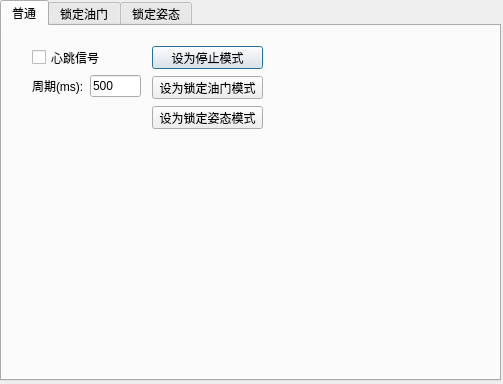
<?xml version="1.0" encoding="UTF-8"?>
<ui version="4.0">
 <class>DialogControl</class>
 <widget class="QDialog" name="DialogControl">
  <property name="geometry">
   <rect>
    <x>0</x>
    <y>0</y>
    <width>503</width>
    <height>384</height>
   </rect>
  </property>
  <property name="focusPolicy">
   <enum>Qt::WheelFocus</enum>
  </property>
  <property name="windowTitle">
   <string>控制</string>
  </property>
  <widget class="QTabWidget" name="tabWidget">
   <property name="geometry">
    <rect>
     <x>0</x>
     <y>0</y>
     <width>501</width>
     <height>381</height>
    </rect>
   </property>
   <property name="currentIndex">
    <number>0</number>
   </property>
   <widget class="QWidget" name="tab_5">
    <attribute name="title">
     <string>普通</string>
    </attribute>
    <widget class="QWidget" name="verticalLayoutWidget_2">
     <property name="geometry">
      <rect>
       <x>30</x>
       <y>20</y>
       <width>109</width>
       <height>51</height>
      </rect>
     </property>
     <layout class="QVBoxLayout" name="verticalLayout_2">
      <item>
       <widget class="QCheckBox" name="heartbeat_enable">
        <property name="text">
         <string>心跳信号</string>
        </property>
        <property name="checked">
         <bool>false</bool>
        </property>
       </widget>
      </item>
      <item>
       <layout class="QHBoxLayout" name="horizontalLayout_3">
        <item>
         <widget class="QLabel" name="label_3">
          <property name="text">
           <string>周期(ms):</string>
          </property>
         </widget>
        </item>
        <item>
         <widget class="QLineEdit" name="heartbeat_interval">
          <property name="text">
           <string>500</string>
          </property>
         </widget>
        </item>
       </layout>
      </item>
     </layout>
    </widget>
    <widget class="QPushButton" name="setMode_halt">
     <property name="geometry">
      <rect>
       <x>150</x>
       <y>20</y>
       <width>111</width>
       <height>23</height>
      </rect>
     </property>
     <property name="text">
      <string>设为停止模式</string>
     </property>
    </widget>
    <widget class="QPushButton" name="setMode_lockAttitude">
     <property name="geometry">
      <rect>
       <x>150</x>
       <y>80</y>
       <width>111</width>
       <height>23</height>
      </rect>
     </property>
     <property name="text">
      <string>设为锁定姿态模式</string>
     </property>
    </widget>
    <widget class="QPushButton" name="setMode_lockThrottle">
     <property name="geometry">
      <rect>
       <x>150</x>
       <y>50</y>
       <width>111</width>
       <height>23</height>
      </rect>
     </property>
     <property name="text">
      <string>设为锁定油门模式</string>
     </property>
    </widget>
   </widget>
   <widget class="QWidget" name="lockThrottle">
    <property name="enabled">
     <bool>false</bool>
    </property>
    <attribute name="title">
     <string>锁定油门</string>
    </attribute>
    <widget class="QGroupBox" name="groupBox_3">
     <property name="geometry">
      <rect>
       <x>20</x>
       <y>10</y>
       <width>201</width>
       <height>121</height>
      </rect>
     </property>
     <property name="title">
      <string>油门</string>
     </property>
     <widget class="QSlider" name="lockThrottle_slider0">
      <property name="geometry">
       <rect>
        <x>10</x>
        <y>20</y>
        <width>31</width>
        <height>81</height>
       </rect>
      </property>
      <property name="focusPolicy">
       <enum>Qt::WheelFocus</enum>
      </property>
      <property name="maximum">
       <number>100</number>
      </property>
      <property name="pageStep">
       <number>5</number>
      </property>
      <property name="orientation">
       <enum>Qt::Vertical</enum>
      </property>
     </widget>
     <widget class="QLabel" name="lockThrottle_text0">
      <property name="geometry">
       <rect>
        <x>10</x>
        <y>100</y>
        <width>31</width>
        <height>16</height>
       </rect>
      </property>
      <property name="text">
       <string>0</string>
      </property>
      <property name="textFormat">
       <enum>Qt::PlainText</enum>
      </property>
     </widget>
     <widget class="QSlider" name="lockThrottle_slider1">
      <property name="geometry">
       <rect>
        <x>60</x>
        <y>20</y>
        <width>31</width>
        <height>81</height>
       </rect>
      </property>
      <property name="focusPolicy">
       <enum>Qt::WheelFocus</enum>
      </property>
      <property name="maximum">
       <number>100</number>
      </property>
      <property name="pageStep">
       <number>5</number>
      </property>
      <property name="orientation">
       <enum>Qt::Vertical</enum>
      </property>
     </widget>
     <widget class="QLabel" name="lockThrottle_text1">
      <property name="geometry">
       <rect>
        <x>60</x>
        <y>100</y>
        <width>31</width>
        <height>16</height>
       </rect>
      </property>
      <property name="text">
       <string>0</string>
      </property>
      <property name="textFormat">
       <enum>Qt::PlainText</enum>
      </property>
     </widget>
     <widget class="QSlider" name="lockThrottle_slider2">
      <property name="geometry">
       <rect>
        <x>110</x>
        <y>20</y>
        <width>31</width>
        <height>81</height>
       </rect>
      </property>
      <property name="focusPolicy">
       <enum>Qt::WheelFocus</enum>
      </property>
      <property name="maximum">
       <number>100</number>
      </property>
      <property name="pageStep">
       <number>5</number>
      </property>
      <property name="orientation">
       <enum>Qt::Vertical</enum>
      </property>
     </widget>
     <widget class="QLabel" name="lockThrottle_text2">
      <property name="geometry">
       <rect>
        <x>110</x>
        <y>100</y>
        <width>31</width>
        <height>16</height>
       </rect>
      </property>
      <property name="text">
       <string>0</string>
      </property>
      <property name="textFormat">
       <enum>Qt::PlainText</enum>
      </property>
     </widget>
     <widget class="QSlider" name="lockThrottle_slider3">
      <property name="geometry">
       <rect>
        <x>160</x>
        <y>20</y>
        <width>31</width>
        <height>81</height>
       </rect>
      </property>
      <property name="focusPolicy">
       <enum>Qt::WheelFocus</enum>
      </property>
      <property name="maximum">
       <number>100</number>
      </property>
      <property name="pageStep">
       <number>5</number>
      </property>
      <property name="orientation">
       <enum>Qt::Vertical</enum>
      </property>
     </widget>
     <widget class="QLabel" name="lockThrottle_text3">
      <property name="geometry">
       <rect>
        <x>160</x>
        <y>100</y>
        <width>31</width>
        <height>16</height>
       </rect>
      </property>
      <property name="text">
       <string>0</string>
      </property>
      <property name="textFormat">
       <enum>Qt::PlainText</enum>
      </property>
     </widget>
    </widget>
    <widget class="QCheckBox" name="lockThrottle_same">
     <property name="geometry">
      <rect>
       <x>240</x>
       <y>20</y>
       <width>71</width>
       <height>16</height>
      </rect>
     </property>
     <property name="text">
      <string>统一</string>
     </property>
    </widget>
   </widget>
   <widget class="QWidget" name="lockAttitude">
    <property name="enabled">
     <bool>false</bool>
    </property>
    <attribute name="title">
     <string>锁定姿态</string>
    </attribute>
    <widget class="ControlLockAttitudeWidget" name="lockAttitude_widget" native="true">
     <property name="geometry">
      <rect>
       <x>0</x>
       <y>10</y>
       <width>301</width>
       <height>301</height>
      </rect>
     </property>
    </widget>
    <widget class="QGroupBox" name="groupBox">
     <property name="geometry">
      <rect>
       <x>310</x>
       <y>10</y>
       <width>51</width>
       <height>291</height>
      </rect>
     </property>
     <property name="title">
      <string>油门</string>
     </property>
     <widget class="QWidget" name="verticalLayoutWidget">
      <property name="geometry">
       <rect>
        <x>0</x>
        <y>20</y>
        <width>51</width>
        <height>271</height>
       </rect>
      </property>
      <layout class="QVBoxLayout" name="verticalLayout">
       <property name="leftMargin">
        <number>3</number>
       </property>
       <item>
        <widget class="QSlider" name="lockAttitude_throttleBase">
         <property name="minimumSize">
          <size>
           <width>45</width>
           <height>0</height>
          </size>
         </property>
         <property name="focusPolicy">
          <enum>Qt::WheelFocus</enum>
         </property>
         <property name="maximum">
          <number>100</number>
         </property>
         <property name="pageStep">
          <number>5</number>
         </property>
         <property name="orientation">
          <enum>Qt::Vertical</enum>
         </property>
        </widget>
       </item>
       <item>
        <widget class="QLabel" name="lockAttitude_throttleValue">
         <property name="text">
          <string>0</string>
         </property>
         <property name="textFormat">
          <enum>Qt::PlainText</enum>
         </property>
        </widget>
       </item>
      </layout>
     </widget>
    </widget>
    <widget class="QGroupBox" name="groupBox_2">
     <property name="geometry">
      <rect>
       <x>0</x>
       <y>313</y>
       <width>301</width>
       <height>41</height>
      </rect>
     </property>
     <property name="title">
      <string>灵敏度</string>
     </property>
     <widget class="QSlider" name="lockAttitude_hsSensitivity">
      <property name="geometry">
       <rect>
        <x>10</x>
        <y>15</y>
        <width>231</width>
        <height>21</height>
       </rect>
      </property>
      <property name="value">
       <number>49</number>
      </property>
      <property name="orientation">
       <enum>Qt::Horizontal</enum>
      </property>
     </widget>
     <widget class="QLabel" name="lockAttitude_lSensitivity">
      <property name="geometry">
       <rect>
        <x>250</x>
        <y>15</y>
        <width>41</width>
        <height>20</height>
       </rect>
      </property>
      <property name="toolTip">
       <string>弧度/像素</string>
      </property>
      <property name="text">
       <string>0.005</string>
      </property>
     </widget>
    </widget>
    <widget class="QPushButton" name="lockAttitude_btReset">
     <property name="geometry">
      <rect>
       <x>370</x>
       <y>10</y>
       <width>75</width>
       <height>23</height>
      </rect>
     </property>
     <property name="text">
      <string>复位</string>
     </property>
    </widget>
    <widget class="QPushButton" name="btGetReady">
     <property name="geometry">
      <rect>
       <x>370</x>
       <y>40</y>
       <width>75</width>
       <height>23</height>
      </rect>
     </property>
     <property name="text">
      <string>准备起飞</string>
     </property>
    </widget>
    <widget class="QCheckBox" name="lockAttitude_cbCameraControl">
     <property name="geometry">
      <rect>
       <x>370</x>
       <y>80</y>
       <width>81</width>
       <height>16</height>
      </rect>
     </property>
     <property name="text">
      <string>摄像头控制</string>
     </property>
    </widget>
    <widget class="QPushButton" name="lockAttitude_btCameraSetting">
     <property name="enabled">
      <bool>false</bool>
     </property>
     <property name="geometry">
      <rect>
       <x>370</x>
       <y>100</y>
       <width>75</width>
       <height>23</height>
      </rect>
     </property>
     <property name="text">
      <string>摄像头设置</string>
     </property>
    </widget>
    <widget class="QCheckBox" name="lockAttitude_cbPhoneControl">
     <property name="geometry">
      <rect>
       <x>370</x>
       <y>130</y>
       <width>81</width>
       <height>16</height>
      </rect>
     </property>
     <property name="text">
      <string>手机控制</string>
     </property>
    </widget>
    <widget class="QPushButton" name="lockAttitude_btPhoneSetting">
     <property name="enabled">
      <bool>false</bool>
     </property>
     <property name="geometry">
      <rect>
       <x>370</x>
       <y>150</y>
       <width>75</width>
       <height>23</height>
      </rect>
     </property>
     <property name="text">
      <string>手机设置</string>
     </property>
    </widget>
    <widget class="QCheckBox" name="lockAttitude_cbPhoneControl_leftThro">
     <property name="geometry">
      <rect>
       <x>370</x>
       <y>180</y>
       <width>81</width>
       <height>16</height>
      </rect>
     </property>
     <property name="text">
      <string>左手油门</string>
     </property>
    </widget>
    <widget class="QCheckBox" name="lockAttitude_cbPhoneControl_ABSThro">
     <property name="geometry">
      <rect>
       <x>370</x>
       <y>200</y>
       <width>81</width>
       <height>16</height>
      </rect>
     </property>
     <property name="text">
      <string>绝对油门</string>
     </property>
     <property name="checked">
      <bool>true</bool>
     </property>
    </widget>
   </widget>
  </widget>
 </widget>
 <customwidgets>
  <customwidget>
   <class>ControlLockAttitudeWidget</class>
   <extends>QWidget</extends>
   <header location="global">dialogcontrol/controllockattitudewidget.h</header>
   <container>1</container>
  </customwidget>
 </customwidgets>
 <tabstops>
  <tabstop>setMode_lockAttitude</tabstop>
  <tabstop>tabWidget</tabstop>
  <tabstop>setMode_halt</tabstop>
  <tabstop>setMode_lockThrottle</tabstop>
  <tabstop>heartbeat_interval</tabstop>
  <tabstop>heartbeat_enable</tabstop>
  <tabstop>lockThrottle_slider0</tabstop>
  <tabstop>lockThrottle_slider1</tabstop>
  <tabstop>lockThrottle_slider2</tabstop>
  <tabstop>lockThrottle_slider3</tabstop>
  <tabstop>lockThrottle_same</tabstop>
  <tabstop>btGetReady</tabstop>
  <tabstop>lockAttitude_throttleBase</tabstop>
  <tabstop>lockAttitude_btReset</tabstop>
  <tabstop>lockAttitude_hsSensitivity</tabstop>
  <tabstop>lockAttitude_cbCameraControl</tabstop>
  <tabstop>lockAttitude_btCameraSetting</tabstop>
 </tabstops>
 <resources/>
 <connections/>
</ui>
